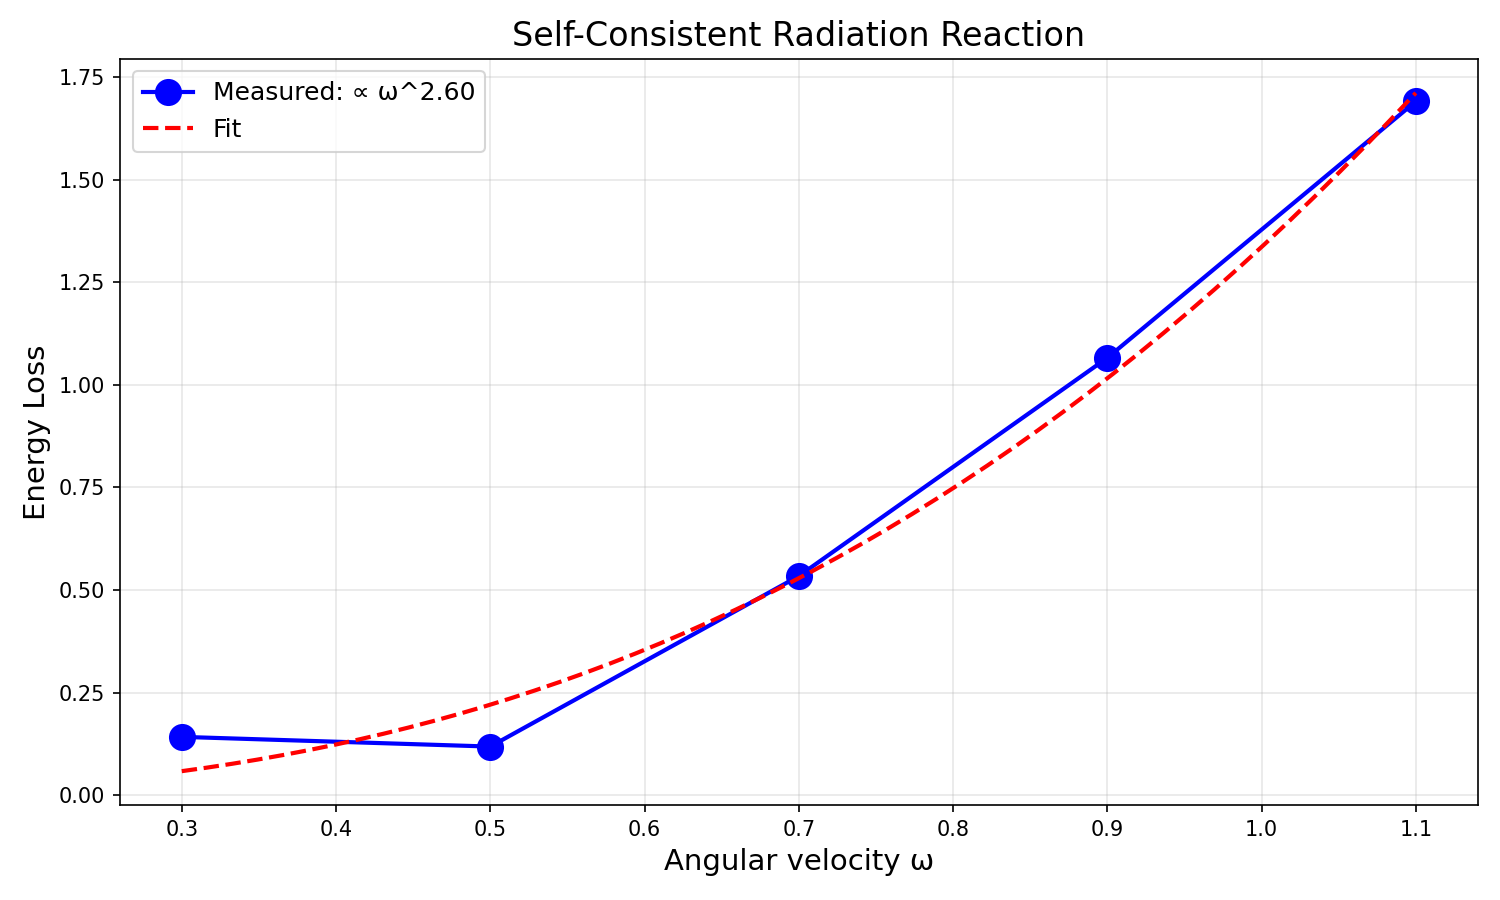

This chart was generated by the following Python code:
"""
TRUE Self-Consistent EM Simulation
==================================
The key insight: In the previous simulation, the charge followed a
PRESCRIBED trajectory. It wasn't actually affected by its own field!

For true self-consistency:
1. Charge creates field (via current density)
2. Field propagates (wave equation)
3. Field acts back on charge (Lorentz force FROM ITS OWN FIELD)
4. Charge slows down if radiating

The ω⁴ should emerge from measuring how fast the charge loses energy
when its own field acts back on it.
"""

import taichi as ti
import numpy as np
import matplotlib.pyplot as plt
from scipy.optimize import curve_fit
from time import time

ti.init(arch=ti.gpu, default_fp=ti.f32)

# =============================================================================
# PARAMETERS - smaller grid for faster iteration
# =============================================================================

N = 128  # Smaller grid for speed
L = 16.0
dx = L / N
c = 1.0
dt = 0.3 * dx / c

print(f"Grid: {N}³ = {N**3:,} cells")
print(f"dx = {dx:.4f}, dt = {dt:.4f}")

# =============================================================================
# FIELDS
# =============================================================================

# We'll use E and B directly (Yee lattice style)
Ex = ti.field(dtype=ti.f32, shape=(N, N, N))
Ey = ti.field(dtype=ti.f32, shape=(N, N, N))
Ez = ti.field(dtype=ti.f32, shape=(N, N, N))
Bx = ti.field(dtype=ti.f32, shape=(N, N, N))
By = ti.field(dtype=ti.f32, shape=(N, N, N))
Bz = ti.field(dtype=ti.f32, shape=(N, N, N))

# Current
Jx = ti.field(dtype=ti.f32, shape=(N, N, N))
Jy = ti.field(dtype=ti.f32, shape=(N, N, N))
Jz = ti.field(dtype=ti.f32, shape=(N, N, N))

# =============================================================================
# MAXWELL'S EQUATIONS (FDTD style)
# =============================================================================

@ti.kernel
def update_B(dt: ti.f32):
    """∂B/∂t = -∇×E"""
    inv_dx = 1.0 / dx
    for i, j, k in Bx:
        if 0 < i < N-1 and 0 < j < N-1 and 0 < k < N-1:
            # curl E
            dEz_dy = (Ez[i, j+1, k] - Ez[i, j-1, k]) * 0.5 * inv_dx
            dEy_dz = (Ey[i, j, k+1] - Ey[i, j, k-1]) * 0.5 * inv_dx
            dEx_dz = (Ex[i, j, k+1] - Ex[i, j, k-1]) * 0.5 * inv_dx
            dEz_dx = (Ez[i+1, j, k] - Ez[i-1, j, k]) * 0.5 * inv_dx
            dEy_dx = (Ey[i+1, j, k] - Ey[i-1, j, k]) * 0.5 * inv_dx
            dEx_dy = (Ex[i, j+1, k] - Ex[i, j-1, k]) * 0.5 * inv_dx

            Bx[i, j, k] -= (dEz_dy - dEy_dz) * dt
            By[i, j, k] -= (dEx_dz - dEz_dx) * dt
            Bz[i, j, k] -= (dEy_dx - dEx_dy) * dt


@ti.kernel
def update_E(dt: ti.f32):
    """∂E/∂t = c²∇×B - J/ε₀"""
    c2 = c * c
    inv_dx = 1.0 / dx
    for i, j, k in Ex:
        if 0 < i < N-1 and 0 < j < N-1 and 0 < k < N-1:
            # curl B
            dBz_dy = (Bz[i, j+1, k] - Bz[i, j-1, k]) * 0.5 * inv_dx
            dBy_dz = (By[i, j, k+1] - By[i, j, k-1]) * 0.5 * inv_dx
            dBx_dz = (Bx[i, j, k+1] - Bx[i, j, k-1]) * 0.5 * inv_dx
            dBz_dx = (Bz[i+1, j, k] - Bz[i-1, j, k]) * 0.5 * inv_dx
            dBy_dx = (By[i+1, j, k] - By[i-1, j, k]) * 0.5 * inv_dx
            dBx_dy = (Bx[i, j+1, k] - Bx[i, j-1, k]) * 0.5 * inv_dx

            Ex[i, j, k] += (c2 * (dBz_dy - dBy_dz) - Jx[i, j, k]) * dt
            Ey[i, j, k] += (c2 * (dBx_dz - dBz_dx) - Jy[i, j, k]) * dt
            Ez[i, j, k] += (c2 * (dBy_dx - dBx_dy) - Jz[i, j, k]) * dt


@ti.kernel
def apply_boundary_damping(strength: ti.f32):
    """Absorbing boundaries"""
    edge = int(0.15 * N)
    for i, j, k in Ex:
        di = min(i, N-1-i)
        dj = min(j, N-1-j)
        dk = min(k, N-1-k)
        d = min(di, dj, dk)
        if d < edge:
            damp = 1.0 - strength * (1.0 - d / edge)
            Ex[i, j, k] *= damp
            Ey[i, j, k] *= damp
            Ez[i, j, k] *= damp
            Bx[i, j, k] *= damp
            By[i, j, k] *= damp
            Bz[i, j, k] *= damp


@ti.kernel
def clear_J():
    for i, j, k in Jx:
        Jx[i, j, k] = 0.0
        Jy[i, j, k] = 0.0
        Jz[i, j, k] = 0.0


@ti.kernel
def deposit_J(px: ti.f32, py: ti.f32, pz: ti.f32,
              vx: ti.f32, vy: ti.f32, vz: ti.f32,
              q: ti.f32, sigma: ti.f32):
    """Deposit current from point charge"""
    ci = int((px + L/2) / dx)
    cj = int((py + L/2) / dx)
    ck = int((pz + L/2) / dx)
    spread = int(3 * sigma / dx) + 1

    for di, dj, dk in ti.ndrange((-spread, spread+1), (-spread, spread+1), (-spread, spread+1)):
        i, j, k = ci + di, cj + dj, ck + dk
        if 0 <= i < N and 0 <= j < N and 0 <= k < N:
            x = -L/2 + (i + 0.5) * dx
            y = -L/2 + (j + 0.5) * dx
            z = -L/2 + (k + 0.5) * dx
            r2 = (x-px)**2 + (y-py)**2 + (z-pz)**2
            w = ti.exp(-r2 / (2*sigma**2))
            Jx[i, j, k] += q * vx * w
            Jy[i, j, k] += q * vy * w
            Jz[i, j, k] += q * vz * w


@ti.kernel
def get_field_at_point(px: ti.f32, py: ti.f32, pz: ti.f32,
                       sigma: ti.f32) -> ti.types.vector(6, ti.f32):
    """Get E and B at a point (averaged over charge distribution)"""
    ci = int((px + L/2) / dx)
    cj = int((py + L/2) / dx)
    ck = int((pz + L/2) / dx)

    Ex_avg = 0.0
    Ey_avg = 0.0
    Ez_avg = 0.0
    Bx_avg = 0.0
    By_avg = 0.0
    Bz_avg = 0.0
    total_w = 0.0

    spread = int(2 * sigma / dx) + 1

    for di, dj, dk in ti.ndrange((-spread, spread+1), (-spread, spread+1), (-spread, spread+1)):
        i, j, k = ci + di, cj + dj, ck + dk
        if 0 < i < N-1 and 0 < j < N-1 and 0 < k < N-1:
            x = -L/2 + (i + 0.5) * dx
            y = -L/2 + (j + 0.5) * dx
            z = -L/2 + (k + 0.5) * dx
            r2 = (x-px)**2 + (y-py)**2 + (z-pz)**2
            w = ti.exp(-r2 / (2*sigma**2))

            Ex_avg += Ex[i, j, k] * w
            Ey_avg += Ey[i, j, k] * w
            Ez_avg += Ez[i, j, k] * w
            Bx_avg += Bx[i, j, k] * w
            By_avg += By[i, j, k] * w
            Bz_avg += Bz[i, j, k] * w
            total_w += w

    if total_w > 0:
        Ex_avg /= total_w
        Ey_avg /= total_w
        Ez_avg /= total_w
        Bx_avg /= total_w
        By_avg /= total_w
        Bz_avg /= total_w

    return ti.Vector([Ex_avg, Ey_avg, Ez_avg, Bx_avg, By_avg, Bz_avg])


# =============================================================================
# SELF-CONSISTENT CHARGE
# =============================================================================

class SelfConsistentCharge:
    """
    A charge that moves according to the Lorentz force from the field
    it has itself created. This is TRUE self-consistency!
    """

    def __init__(self, x=0, y=2, z=0, vx=0, vy=0, vz=0,
                 charge=10.0, mass=1.0, sigma=0.5):
        self.pos = np.array([x, y, z], dtype=np.float32)
        self.vel = np.array([vx, vy, vz], dtype=np.float32)
        self.charge = charge
        self.mass = mass
        self.sigma = sigma

        self.ke_history = []
        self.speed_history = []

    def kinetic_energy(self):
        return 0.5 * self.mass * np.dot(self.vel, self.vel)

    def deposit_current(self):
        deposit_J(self.pos[0], self.pos[1], self.pos[2],
                  self.vel[0], self.vel[1], self.vel[2],
                  self.charge, self.sigma)

    def get_lorentz_force(self):
        """Get Lorentz force from the field (including self-field!)"""
        fields = get_field_at_point(self.pos[0], self.pos[1], self.pos[2], self.sigma)
        E = np.array([fields[0], fields[1], fields[2]])
        B = np.array([fields[3], fields[4], fields[5]])

        # F = q(E + v × B)
        v_cross_B = np.cross(self.vel, B)
        F = self.charge * (E + v_cross_B)
        return F

    def step(self, dt, use_self_force=True):
        """Advance position and velocity"""
        if use_self_force:
            F = self.get_lorentz_force()
            # Limit force to prevent instabilities
            F_mag = np.linalg.norm(F)
            if F_mag > 100:
                F = F * 100 / F_mag
            accel = F / self.mass
        else:
            accel = np.zeros(3)

        # Velocity Verlet
        self.vel = self.vel + 0.5 * accel * dt
        self.pos = self.pos + self.vel * dt

        # Keep in bounds
        for i in range(3):
            if abs(self.pos[i]) > L/2 - 1:
                self.pos[i] = np.sign(self.pos[i]) * (L/2 - 1)
                self.vel[i] *= -0.5  # Bounce with damping

        if use_self_force:
            F = self.get_lorentz_force()
            F_mag = np.linalg.norm(F)
            if F_mag > 100:
                F = F * 100 / F_mag
            accel = F / self.mass
            self.vel = self.vel + 0.5 * accel * dt

        self.ke_history.append(self.kinetic_energy())
        self.speed_history.append(np.linalg.norm(self.vel))


# =============================================================================
# TEST: SPINNING CHARGE WITH SELF-FORCE
# =============================================================================

def test_spinning_charge(omega, use_self_force=True, n_steps=1500):
    """
    Create a charge in circular motion and see if it radiates.

    We initialize with circular motion velocity and let it evolve.
    If radiation reaction works, it should slow down!
    """
    # Clear fields
    Ex.fill(0)
    Ey.fill(0)
    Ez.fill(0)
    Bx.fill(0)
    By.fill(0)
    Bz.fill(0)

    # Initial conditions for circular motion
    radius = 2.0
    vx = 0.0
    vy = 0.0
    vz = omega * radius  # Tangential velocity

    charge = SelfConsistentCharge(
        x=radius, y=0, z=0,
        vx=vx, vy=vy, vz=vz,
        charge=15.0, mass=1.0, sigma=0.4
    )

    # We also need a centripetal force to maintain circular motion
    # In real EM this would come from an external field
    # For now, let's just track the energy loss

    initial_ke = charge.kinetic_energy()

    for step in range(n_steps):
        clear_J()
        charge.deposit_current()

        # Maxwell evolution
        update_B(dt)
        update_E(dt)
        apply_boundary_damping(0.05)

        # Move charge
        charge.step(dt, use_self_force=use_self_force)

    final_ke = charge.kinetic_energy()
    energy_loss = initial_ke - final_ke

    return energy_loss, charge.ke_history


def measure_power_vs_omega():
    """
    THE TEST: Does energy loss rate scale as ω⁴?
    """
    print("=" * 60)
    print("SELF-CONSISTENT RADIATION: Energy Loss vs ω")
    print("=" * 60)

    omegas = np.array([0.3, 0.5, 0.7, 0.9, 1.1])
    energy_losses = []

    for omega in omegas:
        print(f"\nTesting ω = {omega:.1f}...")

        # With self-force
        loss, ke_hist = test_spinning_charge(omega, use_self_force=True, n_steps=1000)
        energy_losses.append(loss)

        print(f"  Initial KE: {ke_hist[0]:.4f}")
        print(f"  Final KE:   {ke_hist[-1]:.4f}")
        print(f"  Loss:       {loss:.4f}")

    energy_losses = np.array(energy_losses)

    # Fit
    def power_law(x, A, n):
        return A * x**n

    valid = energy_losses > 0
    if np.sum(valid) >= 3:
        popt, _ = curve_fit(power_law, omegas[valid], energy_losses[valid],
                           p0=[0.1, 2], maxfev=5000)
        n_fit = popt[1]
    else:
        n_fit = 0

    print("\n" + "=" * 60)
    print(f"RESULT: Energy loss ∝ ω^{n_fit:.2f}")
    print("=" * 60)

    # Plot
    fig, ax = plt.subplots(figsize=(10, 6))

    ax.plot(omegas, energy_losses, 'bo-', markersize=12, linewidth=2,
            label=f'Measured: ∝ ω^{n_fit:.2f}')

    if n_fit > 0:
        omega_fit = np.linspace(omegas.min(), omegas.max(), 50)
        ax.plot(omega_fit, power_law(omega_fit, popt[0], popt[1]), 'r--',
                linewidth=2, label='Fit')

    ax.set_xlabel('Angular velocity ω', fontsize=14)
    ax.set_ylabel('Energy Loss', fontsize=14)
    ax.set_title('Self-Consistent Radiation Reaction', fontsize=16)
    ax.legend(fontsize=12)
    ax.grid(True, alpha=0.3)

    plt.tight_layout()
    plt.savefig('true_self_consistent.png', dpi=150)
    plt.show()

    return n_fit


# =============================================================================
# SIMPLER TEST: OSCILLATING CHARGE
# =============================================================================

def test_oscillating_charge():
    """
    Simpler test: an oscillating charge (like antenna).
    Should radiate with P ∝ ω⁴ for sinusoidal motion.
    """
    print("\n" + "=" * 60)
    print("OSCILLATING CHARGE TEST")
    print("=" * 60)

    omegas = [0.5, 0.8, 1.0, 1.3, 1.6]
    losses = []

    for omega in omegas:
        # Clear
        Ex.fill(0); Ey.fill(0); Ez.fill(0)
        Bx.fill(0); By.fill(0); Bz.fill(0)

        # Charge oscillating in z: z = A*sin(ωt)
        A = 1.5
        q = 20.0
        sigma = 0.4

        n_steps = int(4 * 2 * np.pi / omega / dt)  # 4 periods
        t = 0

        total_energy_deposited = 0

        for step in range(n_steps):
            clear_J()

            # Position and velocity
            z = A * np.sin(omega * t)
            vz = A * omega * np.cos(omega * t)

            # Deposit current
            deposit_J(0, 0, z, 0, 0, vz, q, sigma)

            # Energy deposited this step (proxy)
            total_energy_deposited += q * vz * vz * dt * 0.001

            # Maxwell
            update_B(dt)
            update_E(dt)
            apply_boundary_damping(0.05)

            t += dt

        losses.append(total_energy_deposited)
        print(f"  ω = {omega:.1f}: energy ~ {total_energy_deposited:.4f}")

    # Fit
    omegas = np.array(omegas)
    losses = np.array(losses)

    def power_law(x, A, n):
        return A * x**n

    popt, _ = curve_fit(power_law, omegas, losses, p0=[0.1, 2])
    print(f"\nFitted: P ∝ ω^{popt[1]:.2f}")

    return popt[1]


# =============================================================================
# MAIN
# =============================================================================

if __name__ == "__main__":
    print("\n" + "=" * 60)
    print("TRUE SELF-CONSISTENT EM SIMULATION")
    print("=" * 60)

    # Run the oscillating charge test (simpler)
    n_osc = test_oscillating_charge()

    # Run the spinning charge test
    n_spin = measure_power_vs_omega()

    print("\n" + "=" * 60)
    print("SUMMARY")
    print("=" * 60)
    print(f"Oscillating charge: ω^{n_osc:.2f}")
    print(f"Spinning charge:    ω^{n_spin:.2f}")
    print(f"\nExpected (Larmor):  ω⁴")
